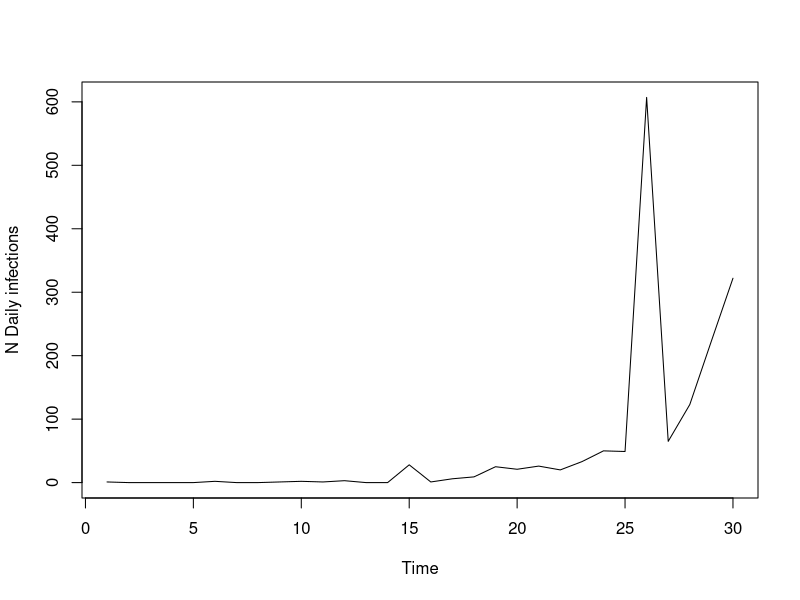
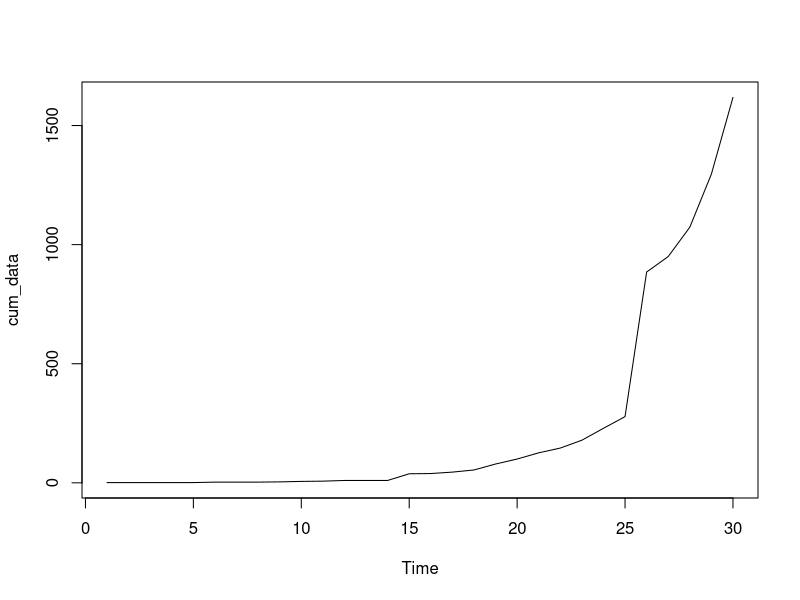

Generate these figures, in order, with R: (Note: this script raises an error after producing the figures.)
#Simulate Branching Process
#par(mar=c(1,1,1,1))

#Parameters
num_days = 30 #100
r0 = 3.1
shape_gamma = 6
scale_gamma = 1


#Function
simulate_branching_ss = function(num_days, r0, shape_gamma, scale_gamma, prop_ss, magnitude_ss) {
  'Simulate an epidemic with Superspreading events
  prop_ss = Proportion of superspreading days
  magnitude_ss = increased rate of superspreading event'
  
  #Set up
  vec_infecteds = vector('numeric', num_days)
  vec_infecteds[1] = 1
  
  #Infectiousness (Discrete gamma) - I.e 'Infectiousness Pressure' - Sum of all people
  #Explanation: Gamma is a continuous function so integrate over the density at that point in time (today - previous day)
  prob_infect = pgamma(c(1:num_days), shape = shape_gamma, scale = scale_gamma) - pgamma(c(0:(num_days-1)), shape = shape_gamma, scale = scale_gamma)
  
  #Superspreading days.
  #prop_ss = Proportion of superspreading days
  days_ss = ceiling(runif(round(prop_ss*num_days), 2, num_days))
  
  #Days of Infection Spreading
  for (t in 2:num_days) {
    
    #If t == Superspreading day
    if (is.element(t, days_ss)) {
      tot_rate = magnitude_ss*r0*sum(vec_infecteds[1:(t-1)]*rev(prob_infect[1:(t-1)]))
    } else {
      tot_rate = r0*sum(vec_infecteds[1:(t-1)]*rev(prob_infect[1:(t-1)])) #Product of infecteds & their probablilty of infection along the gamma dist at that point in time
    }
    #Poisson dist - daily number of infections
    vec_infecteds[t] = rpois(1, tot_rate) #Assuming number of cases each day follows a poisson distribution. Causes jumps in data 
  }
  
  vec_infecteds
}

#Implement
start_time = Sys.time()
prop_ss = 0.05
magnitude_ss = 10
x = simulate_branching_ss(num_days, r0, shape_gamma, scale_gamma, prop_ss, magnitude_ss)
end_time = Sys.time()
time_elap = end_time - start_time
#print(time_elap)
#x

#Plots
plot.ts(x, ylab = "N Daily infections")
cum_data <- cumsum(x)
plot.ts(cum_data)


#*********************************************************************
#Plots
plot_variations = function(list_r0, list_scale_shape, num_days){
  #Plot
  par(mfrow=c(3,5))
  for (shape_scale in list_scale_shape){
    shape_gamma = shape_scale[[1]]
    scale_gamma = shape_scale[[2]]
    for (r0 in list_r0){
      num_daily = simulate_branching(num_days, r0, shape_gamma, scale_gamma)
      plot.ts(num_daily,lwd = 2, ylab = "N Daily infections", col = 'purple')
    }
  }
}

#*********
#Params + Apply
num_days = 30
list_r0 = c(0.5, 1, 2, 4, 8)
#list_shape_scale = list(list(9,0.5) , list(7.5,1.0), list(6,1))
list_shape_scale = list(list(2,2), list(3,2), list(1.5, 2))
plot_variations(list_r0,  list_shape_scale, num_days)

#**********
#Inspect gamma density
seq1 = seq(0.0, 10, by = 1)
gammaX = dgamma(seq1, shape = 1.5, scale = 2)
plot(seq1, gammaX)


if (is.element(5,c(1:5))){
  print('yes')
}
